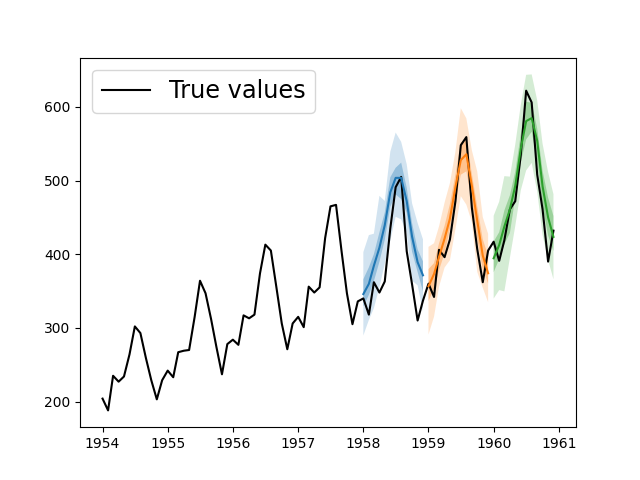

Write the Python code that produced this figure.
# https://ts.gluon.ai/stable/
import pandas as pd
import matplotlib.pyplot as plt

from gluonts.dataset.pandas import PandasDataset
from gluonts.dataset.split import split
from gluonts.torch import DeepAREstimator


# Load data from a CSV file into a PandasDataset
df = pd.read_csv(
    "https://raw.githubusercontent.com/AileenNielsen/"
    "TimeSeriesAnalysisWithPython/master/data/AirPassengers.csv",
    index_col=0,
    parse_dates=True,
)
print(df.head())

dataset = PandasDataset(df, target="#Passengers")

# Split the data for training and testing
training_data, test_gen = split(dataset, offset=-36)
test_data = test_gen.generate_instances(prediction_length=12, windows=3)

# Train the model and make predictions
model = DeepAREstimator(
    prediction_length=12,
    freq="M",
    trainer_kwargs={"max_epochs": 5}
).train(training_data)

forecasts = list(model.predict(test_data.input))
print(forecasts)

# Plot predictions
plt.plot(df["1954":], color="black")
for forecast in forecasts:
  forecast.plot()
plt.legend(["True values"], loc="upper left", fontsize="xx-large")

plt.savefig('t-gluonts.png')
